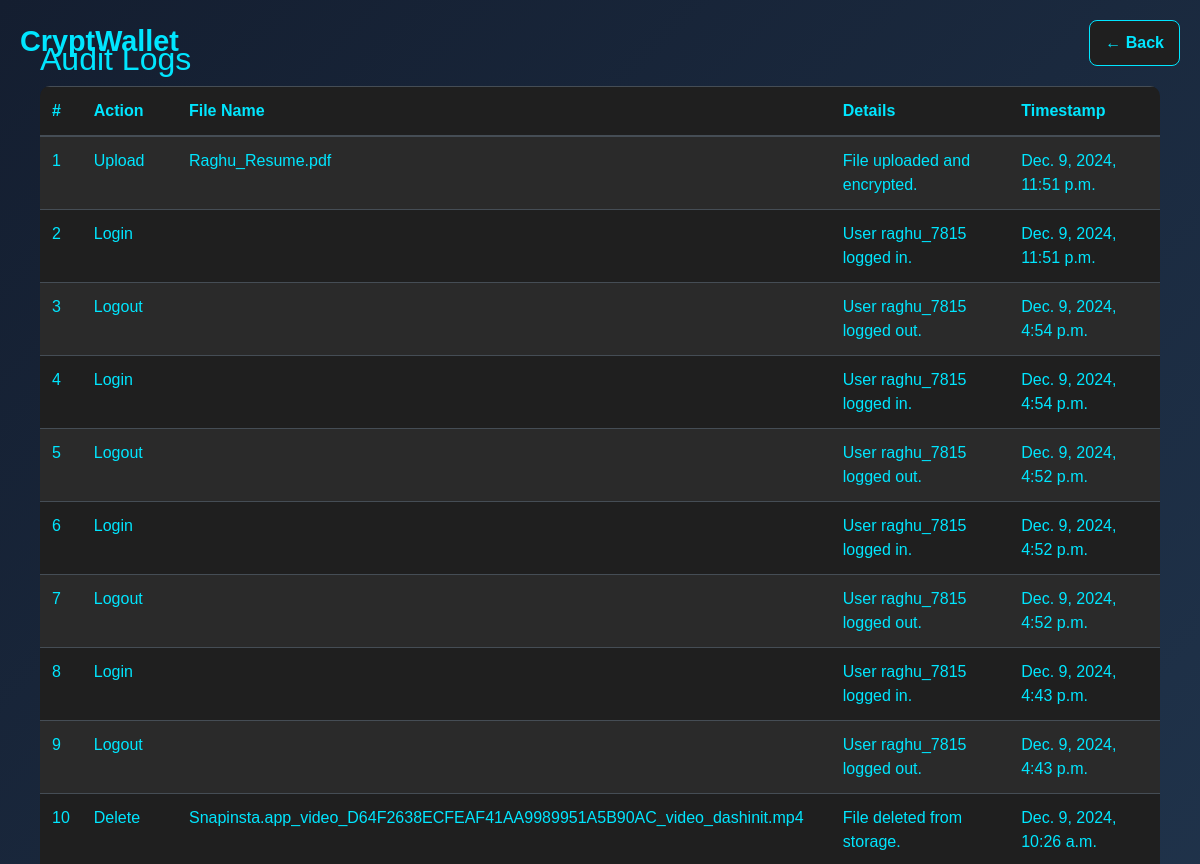
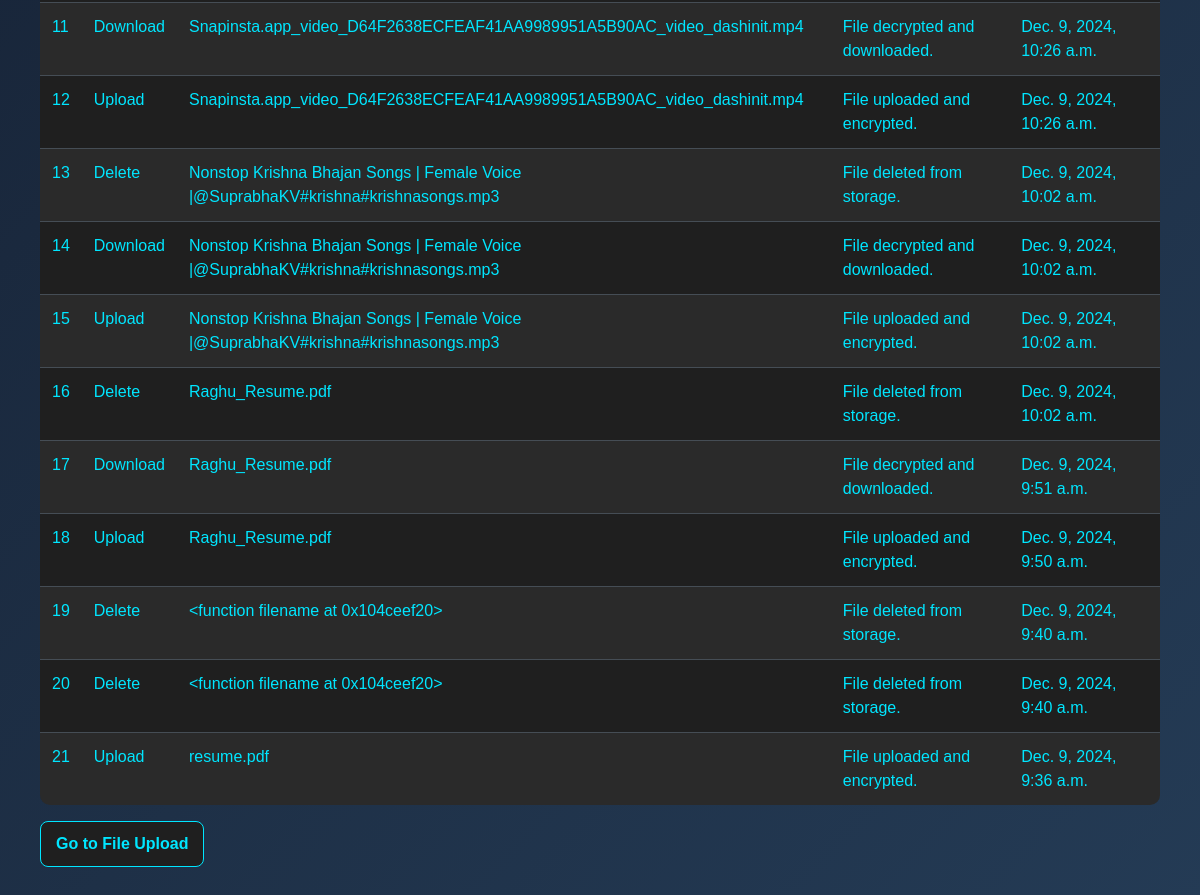
Before: /audit-logs/ (signed in) with the older database file (2 pictures, top to bottom).
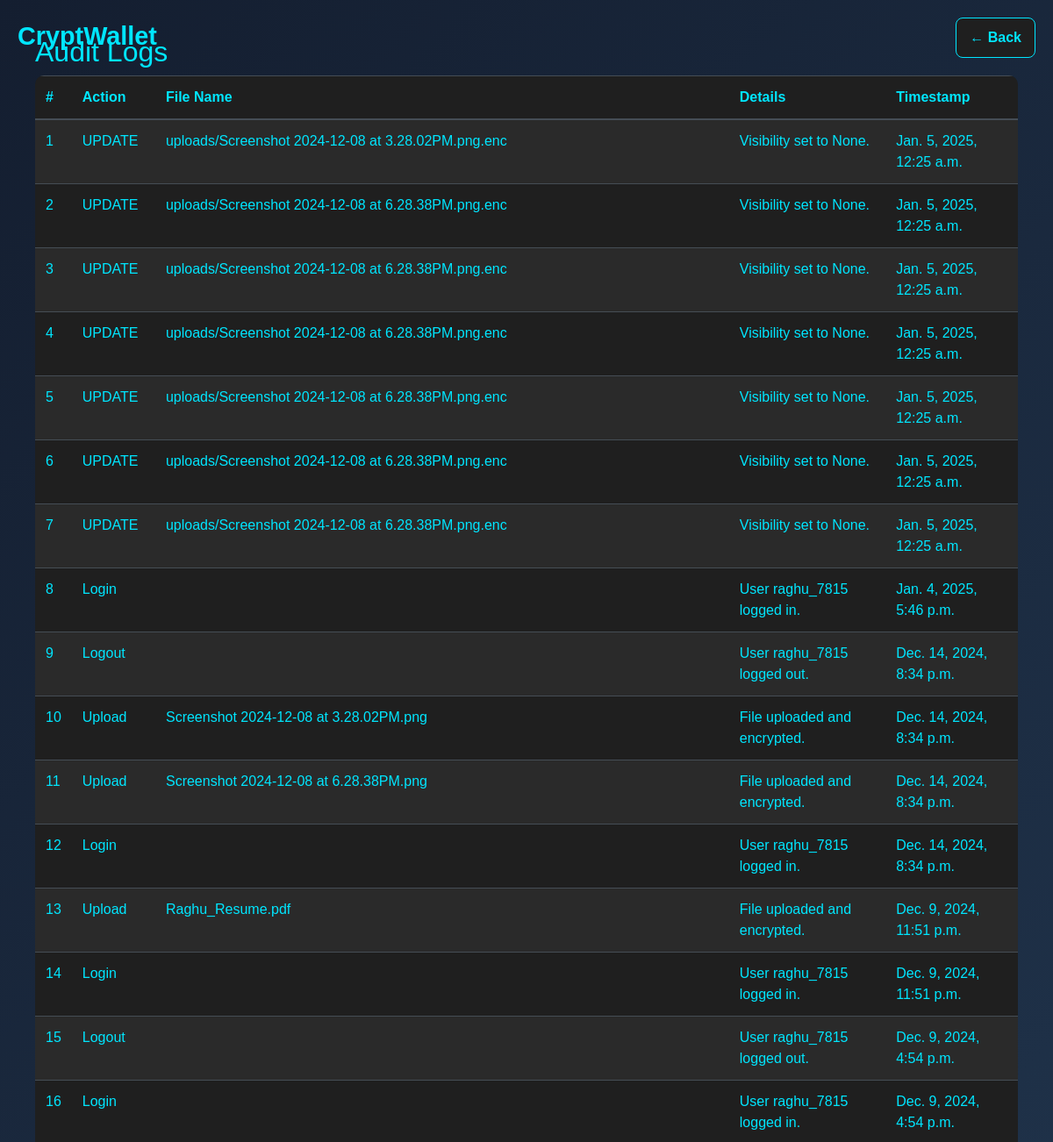
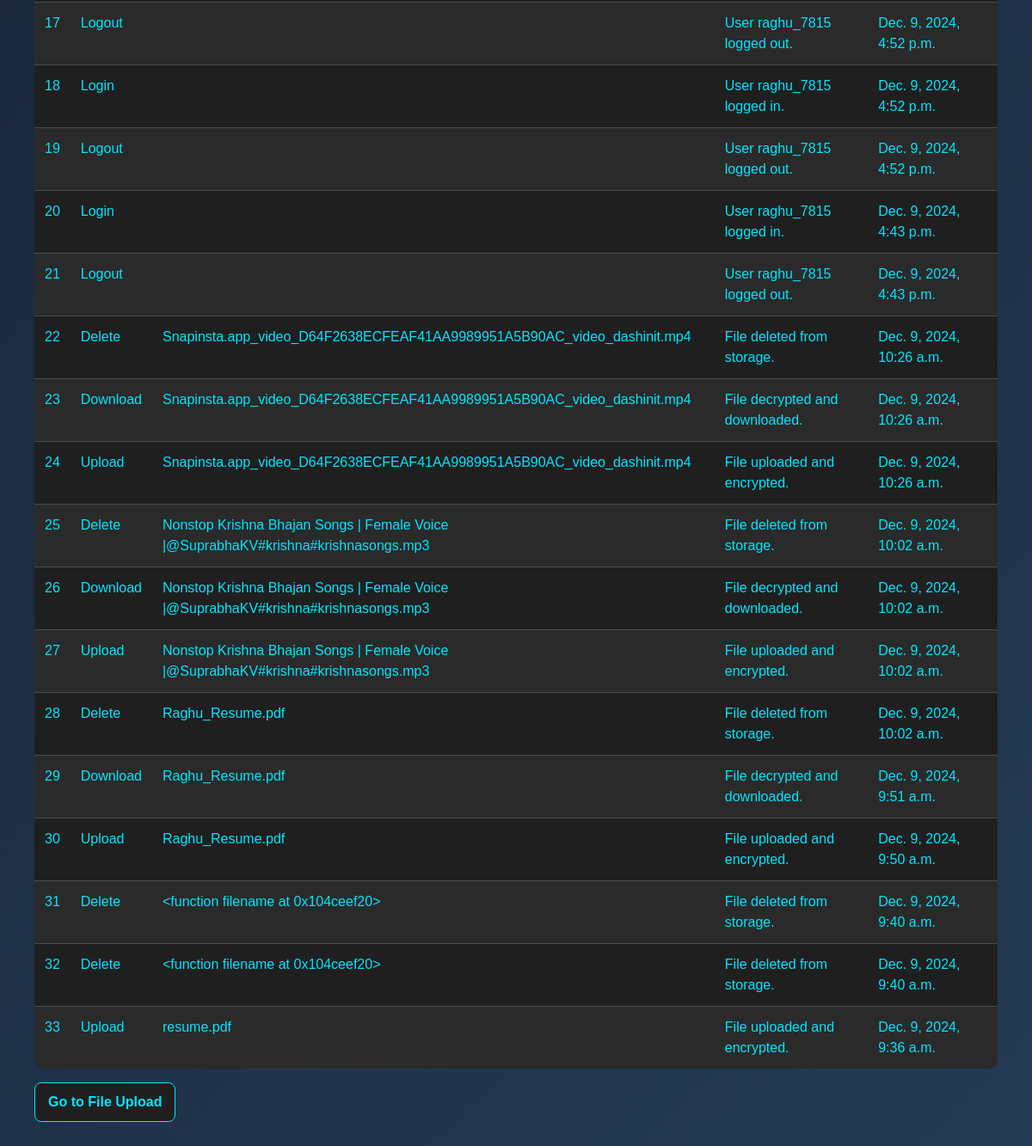
After: the same page with the newer database file (2 pictures, top to bottom).
### vault/models.py (models this page shows, shortened)
class AuditLog(models.Model):
    ACTIONS = [
        ('UPLOAD', 'Upload'),
        ('DOWNLOAD', 'Download'),
        ('DELETE', 'Delete'),
        ('LOGIN', 'Login'),
        ('LOGOUT', 'Logout'),
    ]
    user = models.ForeignKey(User, on_delete=models.CASCADE, related_name="audit_logs")
    action = models.CharField(max_length=10, choices=ACTIONS)
    file_name = models.CharField(max_length=255)
    timestamp = models.DateTimeField(default=now)
    details = models.TextField(blank=True, null=True)

### vault/views.py (the view)
# urls.py: path('audit-logs/', audit_logs, name='audit_logs'),
@login_required
def audit_logs(request):
    logs = AuditLog.objects.filter(user=request.user).order_by('-timestamp')
    return render(request, 'vault/audit_logs.html', {'logs': logs})

### vault/templates/vault/audit_logs.html (shortened to what this page needs)
<!DOCTYPE html>
<html lang="en">
<head>
    <link href="https://maxcdn.bootstrapcdn.com/bootstrap/4.5.2/css/bootstrap.min.css" rel="stylesheet">
</head>
<body class="dark-blue">
    <div class="logo-title">CryptWallet</div>
    <div class="back-button">
        <a href="{% url 'index' %}" class="btn btn-cyber">&larr; Back</a>
    </div>
    <div class="container">
        <h2>Audit Logs</h2>
        <table class="table table-dark table-striped">
            <thead>
                <tr>
                    <th>#</th>
                    <th>Action</th>
                    <th>File Name</th>
                    <th>Details</th>
                    <th>Timestamp</th>
                </tr>
            </thead>
            <tbody>
                {% for log in logs %}
                    <tr>
                        <td>{{ forloop.counter }}</td>
                        <td>{{ log.get_action_display }}</td>
                        <td>{{ log.file_name }}</td>
                        <td>{{ log.details }}</td>
                        <td>{{ log.timestamp }}</td>
                    </tr>
                {% empty %}
                    <tr>
                        <td colspan="5" class="text-center">No logs available.</td>
                    </tr>
                {% endfor %}
            </tbody>
        </table>
        <a href="{% url 'file_upload' %}" class="btn btn-cyber">Go to File Upload</a>
    </div>
</body>
</html>

### vault/templates/vault/audit_logs.html (style rules this page uses)
body { font-family: 'Arial', sans-serif; display: flex; justify-content: center; align-items: center; margin: 0; padding: 20px; transition: background 0.3s ease; }
.container { max-width: 1200px; padding: 20px; animation: fadeIn 2s ease-in-out; }
.logo-title { position: absolute; top: 20px; left: 20px; font-size: 1.8rem; font-weight: bold; color: #00E6FF; }
.table { border-radius: 10px; overflow: hidden; }
.btn-cyber { border-radius: 8px; font-weight: bold; padding: 10px 15px; transition: all 0.2s; }
body.dark-blue { background: linear-gradient(135deg, #141E30, #243B55); color: #00E6FF; }
.dark-blue .table { background-color: #1F1F1F; color: #00E6FF; }
.back-button { position: absolute; top: 20px; right: 20px; }
.dark-blue .btn-cyber { color: #00E6FF; background: #1F1F1F; border: 1px solid #00E6FF; }

Changed rows visible on the page:
added AuditLog: action "UPDATE", file_name "uploads/Screenshot 2024-12-08 at 3.28.02PM.png.enc", details "Visibility set to None.", timestamp "Jan. 5, 2025, 12:25 a.m."
added AuditLog: action "UPDATE", file_name "uploads/Screenshot 2024-12-08 at 6.28.38PM.png.enc", details "Visibility set to None.", timestamp "Jan. 5, 2025, 12:25 a.m."
added AuditLog: action "UPDATE", file_name "uploads/Screenshot 2024-12-08 at 6.28.38PM.png.enc", details "Visibility set to None.", timestamp "Jan. 5, 2025, 12:25 a.m."
added AuditLog: action "UPDATE", file_name "uploads/Screenshot 2024-12-08 at 6.28.38PM.png.enc", details "Visibility set to None.", timestamp "Jan. 5, 2025, 12:25 a.m."
added AuditLog: action "UPDATE", file_name "uploads/Screenshot 2024-12-08 at 6.28.38PM.png.enc", details "Visibility set to None.", timestamp "Jan. 5, 2025, 12:25 a.m."
added AuditLog: action "UPDATE", file_name "uploads/Screenshot 2024-12-08 at 6.28.38PM.png.enc", details "Visibility set to None.", timestamp "Jan. 5, 2025, 12:25 a.m."
added AuditLog: action "UPDATE", file_name "uploads/Screenshot 2024-12-08 at 6.28.38PM.png.enc", details "Visibility set to None.", timestamp "Jan. 5, 2025, 12:25 a.m."
added AuditLog: action "Login", details "User raghu_7815 logged in.", timestamp "Jan. 4, 2025, 5:46 p.m."
added AuditLog: action "Logout", details "User raghu_7815 logged out.", timestamp "Dec. 14, 2024, 8:34 p.m."
added AuditLog: action "Upload", file_name "Screenshot 2024-12-08 at 3.28.02PM.png", details "File uploaded and encrypted.", timestamp "Dec. 14, 2024, 8:34 p.m."
added AuditLog: action "Upload", file_name "Screenshot 2024-12-08 at 6.28.38PM.png", details "File uploaded and encrypted.", timestamp "Dec. 14, 2024, 8:34 p.m."
added AuditLog: action "Login", details "User raghu_7815 logged in.", timestamp "Dec. 14, 2024, 8:34 p.m."
